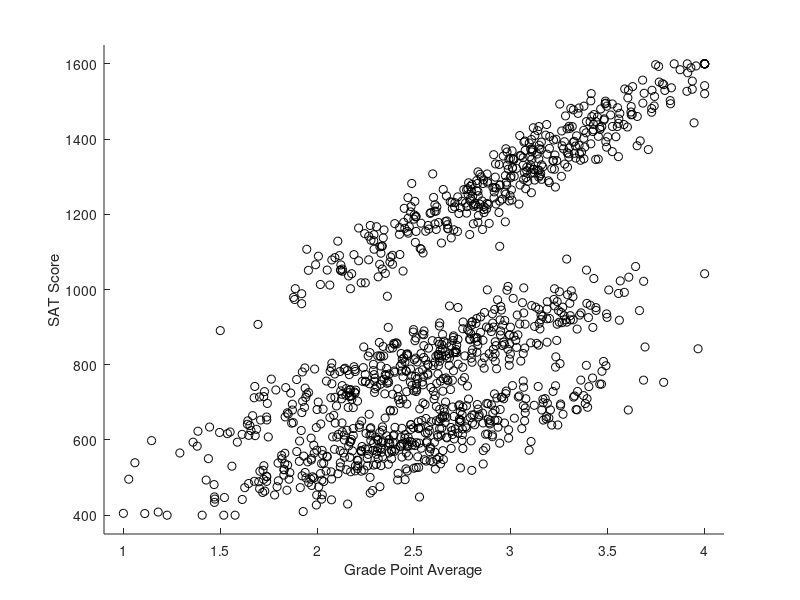

Recreate this plot in MATLAB. (Note: this script raises an error after producing the figure.)
% Generate example/test data for a mixed effects model.
%
% Premise: A scientist wants to test if SAT score is correlated with high
% school GPA.  She has collected data from 120 students attending 3 high
% schools in St. Louis: Jennings (a public high school plagues by poverty),
% Gateway Science Academy (a charter school), and Burroughs (an elite
% college prep school). Due to data being collected during the COVID-19
% pandemic, students attended school using Zoom, Google Meet, Microsoft
% Teams, or in-person.
%
% GPA ranges from 1.0 to 4.0 with an average of about 3.0.
% SAT scores range from 400 (lowest possible score) to 1600 (perfect).
% Both are (supposed) to be normally distributed.

%% Generate the Data

% Number of students.
% Must be evenly divisible by 3 schools.
n = 100 * 12;

% Generate GPAs.
gpa = normrnd(2.5,0.5,n,1);
gpa(gpa < 1) = 1;
gpa(gpa > 4) = 4;

% Split students into 3 high schools.
school = zeros(n,3);
school(1:(n/3), 1) = 1; % Jennings
school((n/3+1):(2*n/3), 2) = 1; % Gateway
school((2*n/3+1):n, 3) = 1; % Burroughs

% Simulate some overall relationship between SAT score and GPA.
intercept = 300;
slope = 200;
sat = intercept + gpa .* slope;

% Mix in the effect of school.
% Comment/uncomment to simulate random intercept, random slope, or random
% intercept + slope models.
school_intercept = [-75; 75; 300];
%school_intercept = [0; 0; 0];
school_slope = [-50; -30; 80];
%school_slope = [0; 0; 0];
sat = sat + school * school_intercept + school.*gpa * school_slope;

% Adjust the "true" slope and intercept to reflect the average cluster
% contributions.
intercept = intercept + mean(school_intercept);
slope = slope + mean(school_slope);

% The GPA of students at Burroughs is inflated.
% This makes the fixed effects only estimate biased.
gpa(school(:,3) == 1) = gpa(school(:,3) == 1) + 0.5;
gpa(gpa > 4) = 4;

% Add in homoskedastic error.
sat = sat + normrnd(0, 50, n, 1);

% Clip data to range of possible SAT scores.
sat(sat < 400) = 400;
sat(sat > 1600) = 1600;

%% Fixed Effects Model (GPA only)

model_fixed = struct;

% The observations are SAT score.
Y = sat;
model_fixed.Y = Y;

% Construct fixed effects design matrix.
X = [ones(n,1), gpa];
model_fixed.X = X;

% Fit the fixed effects model.
Xpinv = pinv(X);
model_fixed.B = pinv(X)*Y;

% Find the standard errors.
model_fixed.SE = sqrt(diag(pinv(X)*pinv(X)'*sum((Y-X*model_fixed.B).^2)/size(Y,1)));

% Compute T-values.
model_fixed.T = model_fixed.B ./ model_fixed.SE;

% Scatterplot
figure; hold on;
scatter_h = scatter(gpa, sat, 'k');
xlabel('Grade Point Average'); ylabel('SAT Score');
xrange = [0.9, 4.1]; xlim(xrange); ylim([350,1650]);
line(xrange, model_fixed.B(1) + xrange.*model_fixed.B(2), 'Color', scatter_h.CData, 'LineStyle', '--');
title({['Fixed Effects B = [' num2str(model_fixed.B(1), '%0.0f') '; ' num2str(model_fixed.B(2), '%0.0f') ']']; ['SE = [' num2str(model_fixed.SE(1), '%0.0f') '; ' num2str(model_fixed.SE(2), '%0.0f') '], T = [' num2str(model_fixed.T(1), '%0.2f') ', ' num2str(model_fixed.T(2), '%0.2f') ']']}, 'interpreter', 'none');

%% Compute Standard Error for Fixed Effects Model Using Sandwich Estimator

% Find the empirical covariance matrix using the residuals.
resid = model_fixed.Y - model_fixed.X*model_fixed.B;
Vfull = resid*resid';
clear resid

% Find the standard error for a diagonal covariance matrix (heteroskedastic
% but independent errors).
dVfull = diag(Vfull);
SE_diag = Xpinv*diag(dVfull)*Xpinv'; SE_diag = sqrt(diag(SE_diag));

% Find SE for a diagonal covariance matrix where the variance is pooled for
% each school.
V = diag([repmat(mean(dVfull(1:n/3)), 1, n/3), repmat(mean(dVfull((n/3+1):2*n/3)), 1, n/3), repmat(mean(dVfull((2*n/3+1):n)), 1, n/3)]);
clear dVfull
SE_pooled_diag = Xpinv*V*Xpinv'; SE_pooled_diag = sqrt(diag(SE_pooled_diag));

% Find SE for a block diagonal covariance matrix where errors within each
% school can be correlated.
V = school*school' .* Vfull;
clear Vfull
SE_block = Xpinv*V*Xpinv'; SE_block = sqrt(diag(SE_block));
clear Xpinv resid V

% Start a table to track and compare estimates of B and its standard error
% using different method.
comparison_tbl = table(repmat(model_fixed.B', 4, 1), [model_fixed.SE'; SE_diag'; SE_pooled_diag'; SE_block'], 'VariableNames', {'B', 'SE'}, 'RowNames', {'Fixed Only', 'SwE Diagonal', 'SwE Pooled Diagonal', 'SwE Block Diagonal'});

%% Mixed Effects Model, Random Intercept for School

% The random effect design matrix is just three columns of ones and zeros
% encoding which school the student goes to.
Z = school;

% There is only one random effect variance, that of the intercept.
sigma_ncols = [3];

% Fit the mixed effects model using the method of moments!
model_int = mom(X, Y, Z, sigma_ncols);
clear Z sigma_ncols;

% We can extract the standard error from the diagonal of the
% variance-covariance matrix for B.
model_int.SE = sqrt(diag(model_int.B_cov));
model_int.T = model_int.B ./ model_int.SE;

% Scatterplot
figure; hold on;
scatter_h1 = scatter(gpa(logical(school(:,1))), sat(logical(school(:,1))));
scatter_h2 = scatter(gpa(logical(school(:,2))), sat(logical(school(:,2))));
scatter_h3 = scatter(gpa(logical(school(:,3))), sat(logical(school(:,3))));
xlabel('Grade Point Average'); ylabel('SAT Score');
xrange = [0.9, 4.1]; xlim(xrange); ylim([350,1650]);
line_fixed = line(xrange, model_fixed.B(1) + xrange.*model_fixed.B(2), 'Color', 'black', 'LineStyle', '--');
line_marginal = line(xrange, model_int.B(1) + xrange.*model_int.B(2), 'Color', 'black');
line(xrange, model_int.B(1) + model_int.u(1) + xrange.*model_int.B(2), 'Color', scatter_h1.CData);
line(xrange, model_int.B(1) + model_int.u(2) + xrange.*model_int.B(2), 'Color', scatter_h2.CData);
line(xrange, model_int.B(1) + model_int.u(3) + xrange.*model_int.B(2), 'Color', scatter_h3.CData);
legend([scatter_h3, scatter_h2, scatter_h1, line_marginal, line_fixed], 'Burroughs', 'Gateway', 'Jennings', 'Marginal', 'Fixed Only', 'Location', 'Northwest');
title({['Random Intercept, B = [' num2str(model_int.B(1), '%0.0f') '; ' num2str(model_int.B(2), '%0.0f') ']']; ['SE = [' num2str(model_int.SE(1), '%0.0f') '; ' num2str(model_int.SE(2), '%0.2f') '], T = [' num2str(model_int.T(1), '%0.2f') ', ' num2str(model_int.T(2), '%0.0f') ']']}, 'interpreter', 'none');

% Add to comparison table.
comparison_tbl = [comparison_tbl; table(model_int.B', model_int.SE', 'VariableNames', {'B', 'SE'}, 'RowNames', {'MoM Intercept'})];

%% Mixed Effects Model, Random Slope for School

% The random effect design matrix is three columns containing the GPA for
% schools in the column, otherwise zero.
Z = school.*gpa;

% There is only one random effect variance, that of the slope.
sigma_ncols = [3];

% Fit the mixed effects model using the method of moments!
model_slope = mom(X, Y, Z, sigma_ncols);
clear X Z sigma_ncols;

% We can extract the standard error from the diagonal of the
% variance-covariance matrix for B.
model_slope.SE = sqrt(diag(model_slope.B_cov));
model_slope.T = model_slope.B ./ model_slope.SE;

% Scatterplot
figure; hold on;
scatter_h1 = scatter(gpa(logical(school(:,1))), sat(logical(school(:,1))));
scatter_h2 = scatter(gpa(logical(school(:,2))), sat(logical(school(:,2))));
scatter_h3 = scatter(gpa(logical(school(:,3))), sat(logical(school(:,3))));
xlabel('Grade Point Average'); ylabel('SAT Score');
xrange = [0.9, 4.1]; xlim(xrange); ylim([350,1650]);
line_fixed = line(xrange, model_fixed.B(1) + xrange.*model_fixed.B(2), 'Color', 'black', 'LineStyle', '--');
line_marginal = line(xrange, model_slope.B(1) + xrange.*model_slope.B(2), 'Color', 'black');
line(xrange, model_slope.B(1) + xrange.*(model_slope.B(2) + model_slope.u(1)), 'Color', scatter_h1.CData);
line(xrange, model_slope.B(1) + xrange.*(model_slope.B(2) + model_slope.u(2)), 'Color', scatter_h2.CData);
line(xrange, model_slope.B(1) + xrange.*(model_slope.B(2) + model_slope.u(3)), 'Color', scatter_h3.CData);
legend([scatter_h3, scatter_h2, scatter_h1, line_marginal, line_fixed], 'Burroughs', 'Gateway', 'Jennings', 'Marginal', 'Fixed Only', 'Location', 'Northwest');
title({['Random Slope, B = [' num2str(model_slope.B(1), '%0.0f') '; ' num2str(model_slope.B(2), '%0.0f') ']']; ['SE = [' num2str(model_slope.SE(1), '%0.0f') '; ' num2str(model_slope.SE(2), '%0.0f') '], T = [' num2str(model_slope.T(1), '%0.2f') ', ' num2str(model_slope.T(2), '%0.2f') ']']}, 'interpreter', 'none');

% Add to comparison table.
comparison_tbl = [comparison_tbl; table(model_slope.B', model_slope.SE', 'VariableNames', {'B', 'SE'}, 'RowNames', {'MoM Slope'})];

%% Mixed Effects Model, Random Intercept and Centered Slope for School

% Center the slope by subtracting away its mean.
X_centered = [ones(n,1), gpa - mean(gpa)];
Z_centered = [school, school .* (gpa - mean(gpa))];

% There are two one random effect variances,
% one for the interecept,
% and one for the slope.
sigma_ncols = [3, 3];

% Fit the mixed effects model using the method of moments.
% Rectify negative random effect variances to zero by passing in
% allow_negative_sigmas = true.
model_both = mom(X_centered, Y, Z_centered, sigma_ncols, true);
clear Z_centered sigma_ncols

% We can extract the standard error from the diagonal of the
% variance-covariance matrix for B.
model_both.SE = sqrt(diag(model_both.B_cov));

% Un-center by adding the mean back the estimates of the fixed and random
% effect intercepts.  Note this does *not* un-center the estimates of the
% random effect sigmas.
model_both.B(1) = model_both.B(1) - model_both.B(2).*mean(gpa);
model_both.u(1:3) = model_both.u(1:3) - model_both.u(4:6).*mean(gpa);

model_both.T = model_both.B ./ model_both.SE;

% Scatterplot
figure; hold on;
scatter_h1 = scatter(gpa(logical(school(:,1))), sat(logical(school(:,1))));
scatter_h2 = scatter(gpa(logical(school(:,2))), sat(logical(school(:,2))));
scatter_h3 = scatter(gpa(logical(school(:,3))), sat(logical(school(:,3))));
xlabel('Grade Point Average'); ylabel('SAT Score');
xrange = [0.9, 4.1]; xlim(xrange); ylim([350,1650]);
line_fixed = line(xrange, model_fixed.B(1) + xrange.*model_fixed.B(2), 'Color', 'black', 'LineStyle', '--');
line_marginal = line(xrange, model_both.B(1) + xrange.*model_both.B(2), 'Color', 'black');
line(xrange, model_both.B(1) + model_both.u(1) + xrange.*(model_both.B(2) + model_both.u(4)), 'Color', scatter_h1.CData);
line(xrange, model_both.B(1) + model_both.u(2) + xrange.*(model_both.B(2) + model_both.u(5)), 'Color', scatter_h2.CData);
line(xrange, model_both.B(1) + model_both.u(3) + xrange.*(model_both.B(2) + model_both.u(6)), 'Color', scatter_h3.CData);
legend([scatter_h3, scatter_h2, scatter_h1, line_marginal, line_fixed], 'Burroughs', 'Gateway', 'Jennings', 'Marginal', 'Fixed Only', 'Location', 'Northwest');
title({['Random Intercept + Slope B = [' num2str(model_both.B(1), '%0.0f') '; ' num2str(model_both.B(2), '%0.0f') ']']; ['SE = [' num2str(model_both.SE(1), '%0.0f') '; ' num2str(model_both.SE(2), '%0.0f') '], T = [' num2str(model_both.T(1), '%0.2f') ', ' num2str(model_both.T(2), '%0.2f') ']']}, 'interpreter', 'none');

% Add to comparison table.
comparison_tbl = [comparison_tbl; table(model_both.B', model_both.SE', 'VariableNames', {'B', 'SE'}, 'RowNames', {'MoM Intercept + Slope'})];

%% Use REML, Random Intercept + Centered Slope
G = sum(school .* [1,2,3], 2);
reml = fitlmematrix(X_centered,Y,X_centered,G, 'FitMethod', 'REML');
model_reml = struct;
model_reml.X = X_centered;
model_reml.Y = Y;
model_reml.B = fixedEffects(reml);
model_reml.u = randomEffects(reml); model_reml.u = [model_reml.u(1); model_reml.u(3); model_reml.u(5); model_reml.u(2); model_reml.u(4); model_reml.u(6)];
[psi, mse] = covarianceParameters(reml);
model_reml.sigmas = diag(psi{1}); clear psi
model_reml.mse = mse; clear mse
model_reml.SE = sqrt(diag(reml.CoefficientCovariance));
clear X_centered Y

% Un-center by adding the mean back the estimates of the fixed and random
% effect intercepts.  Note this does *not* un-center the estimates of the
% random effect sigmas.
model_reml.B(1) = model_reml.B(1) - model_reml.B(2).*mean(gpa);
model_reml.u(1:3) = model_reml.u(1:3) - model_reml.u(4:6).*mean(gpa);

% Compute t-values.
model_reml.T = model_reml.B ./ model_reml.SE;

% Scatterplot
figure; hold on;
scatter_h1 = scatter(gpa(logical(school(:,1))), sat(logical(school(:,1))));
scatter_h2 = scatter(gpa(logical(school(:,2))), sat(logical(school(:,2))));
scatter_h3 = scatter(gpa(logical(school(:,3))), sat(logical(school(:,3))));
xlabel('Grade Point Average'); ylabel('SAT Score');
xrange = [0.9, 4.1]; xlim(xrange); ylim([350,1650]);
line_fixed = line(xrange, model_fixed.B(1) + xrange.*model_fixed.B(2), 'Color', 'black', 'LineStyle', '--');
line_marginal = line(xrange, model_reml.B(1) + xrange.*model_reml.B(2), 'Color', 'black');
line(xrange, model_reml.B(1) + model_reml.u(1) + xrange.*(model_reml.B(2) + model_reml.u(4)), 'Color', scatter_h1.CData);
line(xrange, model_reml.B(1) + model_reml.u(2) + xrange.*(model_reml.B(2) + model_reml.u(5)), 'Color', scatter_h2.CData);
line(xrange, model_reml.B(1) + model_reml.u(3) + xrange.*(model_reml.B(2) + model_reml.u(6)), 'Color', scatter_h3.CData);
legend([scatter_h3, scatter_h2, scatter_h1, line_marginal, line_fixed], 'Burroughs', 'Gateway', 'Jennings', 'Marginal', 'Fixed Only', 'Location', 'Northwest');
title({['Random Intercept + Slope (REML) B = [' num2str(model_reml.B(1), '%0.0f') '; ' num2str(model_reml.B(2), '%0.0f') ']'], ['SE = [' num2str(model_reml.SE(1), '%0.0f') '; ' num2str(model_reml.SE(2), '%0.0f') '], T = [' num2str(model_reml.T(1), '%0.2f') ', ' num2str(model_reml.T(2), '%0.2f') ']']});

% Add to the comparison table.
comparison_tbl = [comparison_tbl; table(model_reml.B', model_reml.SE', 'VariableNames', {'B', 'SE'}, 'RowNames', {'REML Intercept + Slope'})]
